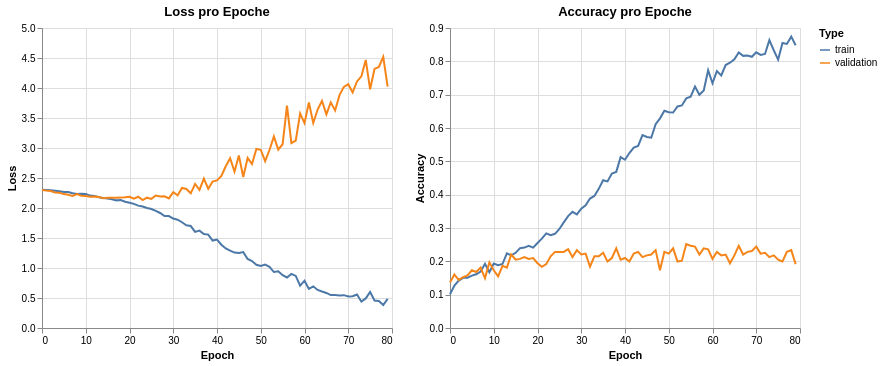

The notebook cell saved with this chart:
### Code cell
import altair as alt
import pandas as pd

def hist_to_df(train_hist, val_hist, value_name):
    train_df = pd.DataFrame.from_dict(train_hist, orient="index").reset_index()
    train_df["Type"] = "train"
    val_df = pd.DataFrame.from_dict(val_hist, orient="index").reset_index()
    val_df["Type"] = "validation"
    df = pd.concat([train_df, val_df])
    df.columns = ["Epoch", value_name, "Type"]
    return df

loss_df = hist_to_df(train_loss_hist, val_loss_hist, "Loss")
acc_df  = hist_to_df(train_acc_hist,  val_acc_hist,  "Accuracy")

loss_chart = alt.Chart(loss_df).mark_line().encode(
    x="Epoch", y="Loss", color="Type").properties(title="Loss pro Epoche", width=350)
acc_chart = alt.Chart(acc_df).mark_line().encode(
    x="Epoch", y="Accuracy", color="Type").properties(title="Accuracy pro Epoche", width=350)

loss_chart | acc_chart      # nebeneinander (| = horizontal, & wäre untereinander)

### Figure 1 — Vega-Lite specification as saved in the notebook (floating-point values rounded to 4 significant figures; data arrays with more than 128 entries replaced by an {"elided": "..."} marker saying what was removed)
{"config": {"view": {"continuousWidth": 300, "continuousHeight": 300}}, "hconcat": [{"data": {"name": "data-c21d38f97d72fde0fa4e9da24b4c69ab"}, "mark": {"type": "line"}, "encoding": {"color": {"field": "Type", "type": "nominal"}, "x": {"field": "Epoch", "type": "quantitative"}, "y": {"field": "Loss", "type": "quantitative"}}, "title": "Loss pro Epoche", "width": 350}, {"data": {"name": "data-a2342c6f0b9da5a066b2ddf3640e46a9"}, "mark": {"type": "line"}, "encoding": {"color": {"field": "Type", "type": "nominal"}, "x": {"field": "Epoch", "type": "quantitative"}, "y": {"field": "Accuracy", "type": "quantitative"}}, "title": "Accuracy pro Epoche", "width": 350}], "$schema": "https://vega.github.io/schema/vega-lite/v5.20.1.json", "datasets": {"data-c21d38f97d72fde0fa4e9da24b4c69ab": {"elided": "160 records"}, "data-a2342c6f0b9da5a066b2ddf3640e46a9": {"elided": "160 records"}}}
